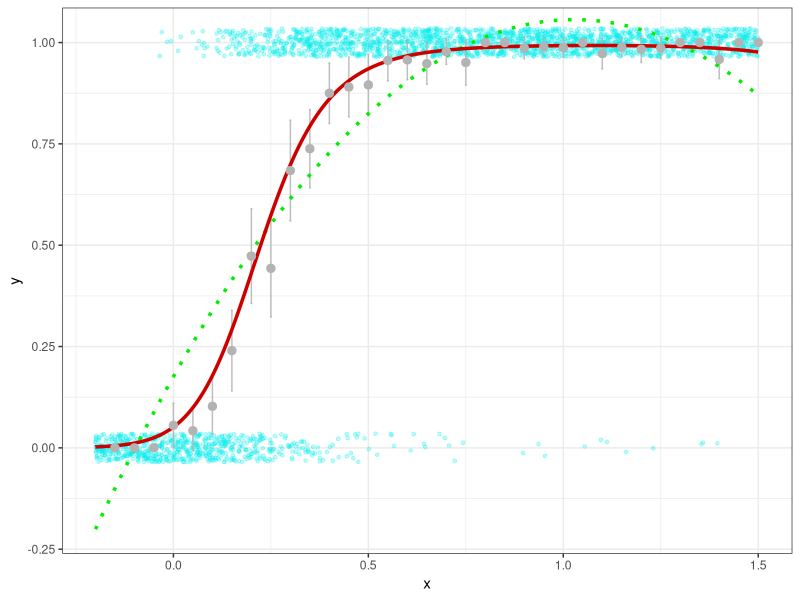

R code for this plot:
# ADA8 – Astronomical Data Analysis Summer School
# Bayesian tutorial by Rafael S. de Souza - ELTE, Hungary & COIN
#
# Partial example from Bayesian Models for Astrophysical Data 
# by Hilbe, de Souza & Ishida, 2016, Cambridge Univ. Press
#
# Example of Bernoulli regression in R using JAGS
# synthetic data
# 1 response (y) and 1 explanatory variable (x1) with quadratic term

require(ggplot2)

set.seed(13979)                          # set seed to replicate example
nobs <- 2500                             # number of obsservations 
nmax <- 1.5                              # limits on random variable
nmin <- - 0.2
x1 <- runif(nobs,nmin,nmax)              # create y as adjusted random bernoulli variate


xb <- -3 + 15*x1-7.25*x1^2               # linear predictor
exb <- 1/(1+exp(-xb))                    # inverse-logit
by <- rbinom(nobs,size=1, prob = exb)
logitmod <-data.frame(by, x1) 


# Fit a normal model 
fit_norm <- lm(by ~ x1+I(x1^2),data = logitmod)
pred_norm <- predict(fit_norm, type = 'response')
data_norm <- data.frame(x1,pred_norm)


# Fit a logit model to the same data
fit_logit <- glm(by ~ x1+I(x1^2),data=logitmod,family = 'binomial')
pred_logit <- predict(fit_logit, type = 'response')
data_logit <- data.frame(x1,pred_logit)


# Bin data for visualization only
binx<-0.05
t.breaks <-cut(x1, seq(nmin,nmax, by=binx))
means <-tapply(by, t.breaks, mean)
semean <-function(x) sd(x)/sqrt(length(x))
means.se <-tapply(by, t.breaks, semean)
gbin<-data.frame(x=seq(nmin+binx,nmax, by=binx),y=means)

# plot
ggplot(logitmod,aes(x=x1,y=by))+ 
  geom_point(colour="cyan2",size=1,alpha=0.25,position = position_jitter (height  = 0.035))+
  
  geom_errorbar(data=gbin,aes(x=x,y=y,ymin=y-2*means.se,ymax=y+2*means.se),alpha=0.85,
                colour="gray70",width=0.005)+
  geom_line(aes(y=pred_norm), col='green2', size=1.2,data=data_norm,linetype="dotted") +  
  geom_line(aes(y=pred_logit),data=data_logit,size=1.2,col='red3')+
  geom_point(aes(x=x,y=y),size=2.5,data=gbin,colour="gray70")+
  theme_bw()+
  ylab("y")+
 xlab("x")+coord_cartesian(ylim=c(-0.2,1.025))


